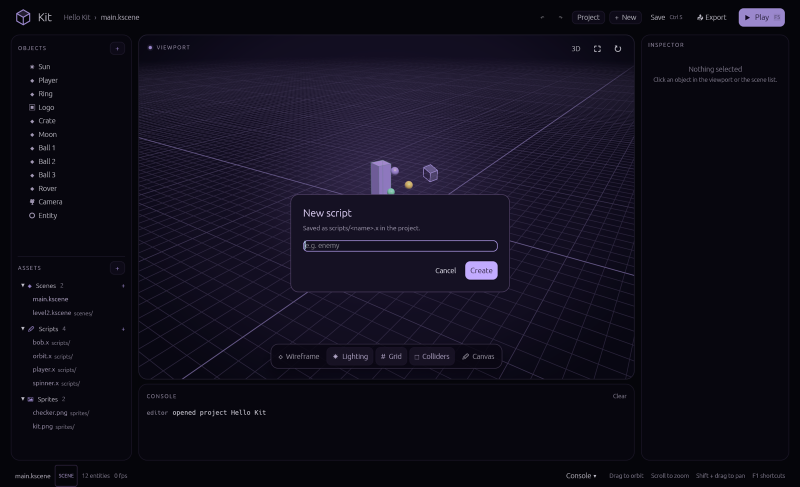
#> input picture documentation/src/assets/new-script.png, 1600 x 973 px, given in place of kit-logo.png, which was not available (shown at 1/2 size)
$ python make_icons.py ../documentation/src/assets/new-script.png
#> lines starting #> are read from the running program, lines starting #| are printed output that depends on the picture
"""Generate Kit's icon set and the example sprite (run: python3 packaging/make_icons.py)."""
import sys
from pathlib import Path
from PIL import Image, ImageDraw

ROOT = Path(__file__).resolve().parent.parent


def main():
    icons = ROOT / "packaging" / "icons"
    icons.mkdir(parents=True, exist_ok=True)
    with Image.open(ROOT / "docs" / "kit-logo.png") as artwork:
#> artwork is the input picture: PIL image 1600x973 RGB; mean R, G, B 16.6, 13.9, 27.3
        master = artwork.convert("RGBA")
    big = master.resize((1024, 1024), Image.LANCZOS)
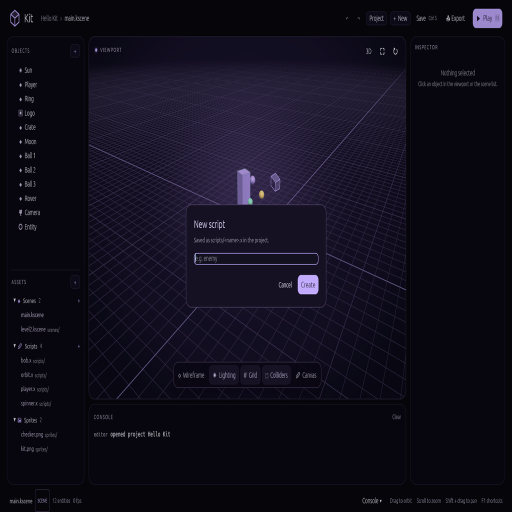
#> big: PIL image 1024x1024 RGBA (shown at 1/2 size); mean R, G, B, A 16.7, 14, 27.3, 255
    for n in (16, 32, 48, 64, 128, 256, 512):
        master.resize((n, n), Image.LANCZOS).save(icons / f"kit-{n}.png")
#> this loop made 7 passes
#> pass 1, in main, `master.resize((n, n), Image.LANCZOS).save(icons / f"kit-{n}.png")`:
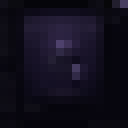
#> saved as kit-16.png: PIL image 16x16 RGBA (shown 8 times larger); mean R, G, B, A 16.8, 14, 27.5, 255
    big.save(icons / "kit.png")
    big.save(icons / "kit.ico", sizes=[(16, 16), (24, 24), (32, 32), (48, 48), (64, 64), (128, 128), (256, 256)])
    big.save(icons / "kit.icns")
    for path, size in (
        ("documentation/public/favicon.png", 64),
        ("documentation/src/assets/icon.png", 256),
        ("site/dist/assets/icon.png", 256),
    ):
        master.resize((size, size), Image.LANCZOS).save(ROOT / path)
#> this loop made 3 passes
#> pass 1, in main, `master.resize((size, size), Image.LANCZOS).save(ROOT / path)`:
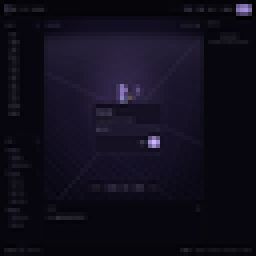
#> saved as favicon.png: PIL image 64x64 RGBA (shown 4 times larger); mean R, G, B, A 16.6, 13.9, 27.3, 255

    # The standalone mark uses the same artwork with the dark tile removed.
    red = master.getchannel("R")
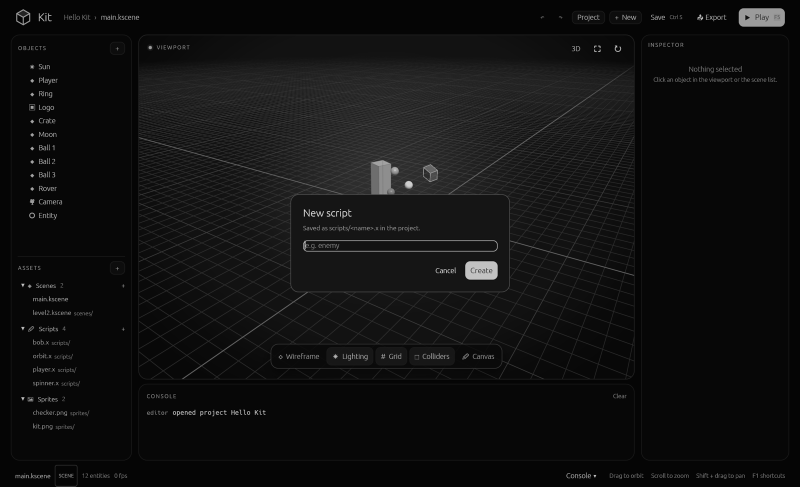
#> red: PIL image 1600x973 L (shown at 1/2 size); min 0, max 247, mean 16.6
    mask = red.point(lambda value: max(0, min(255, round((value - 60) * 255 / 125))))
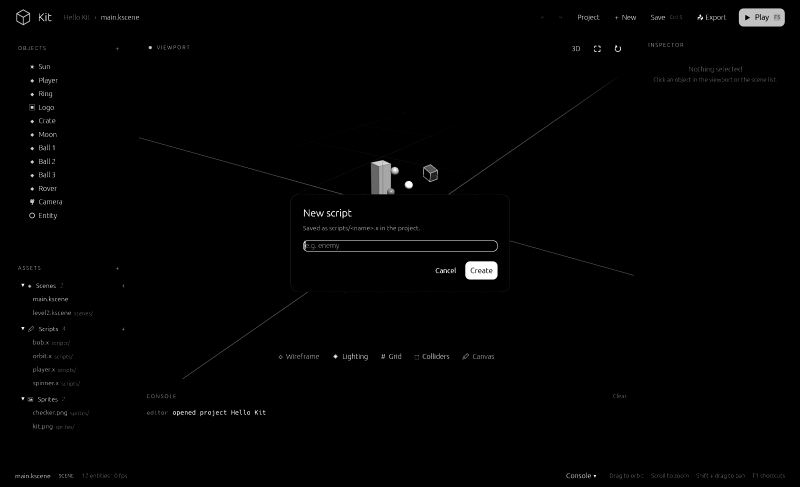
#> mask: PIL image 1600x973 L (shown at 1/2 size); min 0, max 255, mean 2.3
    mark = master.copy()
    mark.putalpha(mask)
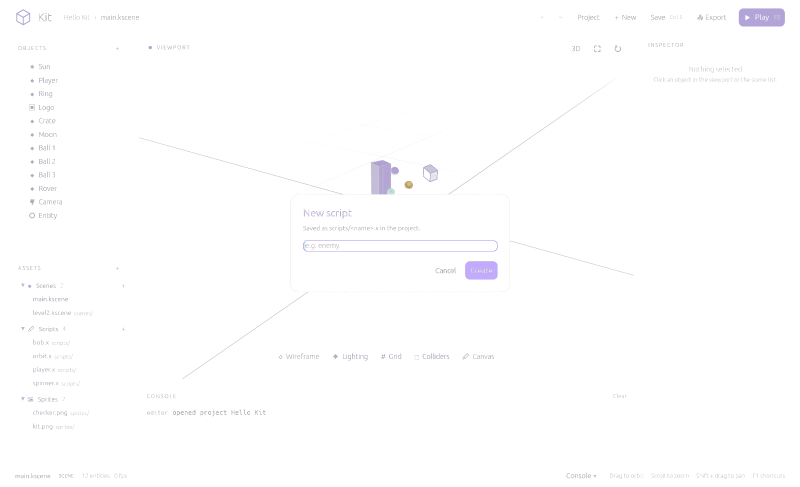
#> mark: PIL image 1600x973 RGBA (shown at 1/2 size); mean R, G, B, A 16.6, 13.9, 27.3, 2.3; transparent parts drawn white
    mark = mark.crop(mask.getbbox())
#> mark: PIL image 1539x942 RGBA
    mark = mark.resize((492, 492), Image.LANCZOS)
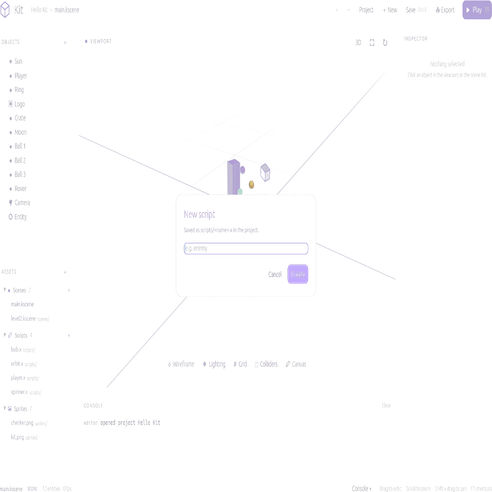
#> mark: PIL image 492x492 RGBA; mean R, G, B, A 7.1, 6.4, 8.8, 2.6; transparent parts drawn white
    tile = Image.new("RGBA", (512, 512))
#> tile: PIL image 512x512 RGBA; every value is 0
    tile.paste(mark, (10, 10))
    tile.save(icons / "kit-mark.png")

    if "--examples" not in sys.argv:
        print("icons written to", icons)
        return
    tile.resize((256, 256), Image.LANCZOS).save(ROOT / "examples" / "hello" / "sprites" / "kit.png")
    # A small checker texture for models.
    t = Image.new("RGBA", (128, 128))
    td = ImageDraw.Draw(t)
    for y in range(8):
        for x in range(8):
            col = (230, 222, 255, 255) if (x + y) % 2 == 0 else (150, 128, 220, 255)
            td.rectangle([x * 16, y * 16, x * 16 + 15, y * 16 + 15], fill=col)
    t.save(ROOT / "examples" / "hello" / "sprites" / "checker.png")
    print("icons written to", icons)


if __name__ == "__main__":
    main()

$ run again, on documentation/src/assets/physics.png
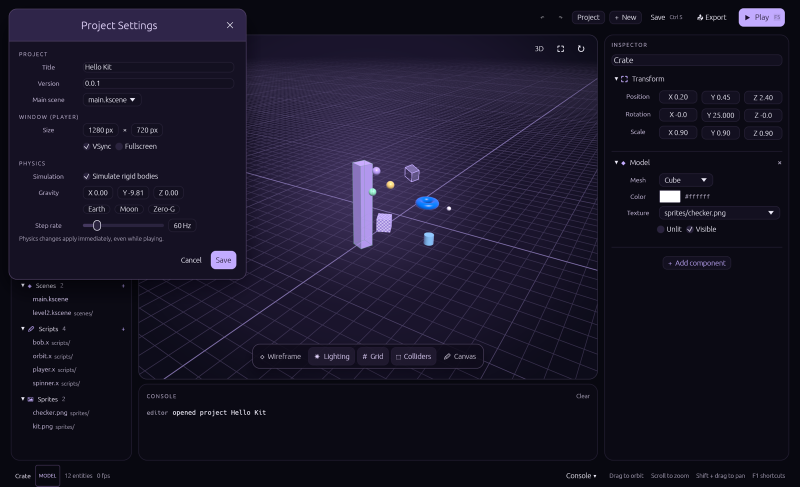
#> input picture documentation/src/assets/physics.png, 1600 x 973 px, given in place of kit-logo.png, which was not available (shown at 1/2 size)
#> in main, artwork is the input picture: PIL image 1600x973 RGB; mean R, G, B 24.8, 21.2, 38.9
#> in main, `mark = mark.crop(mask.getbbox())`:
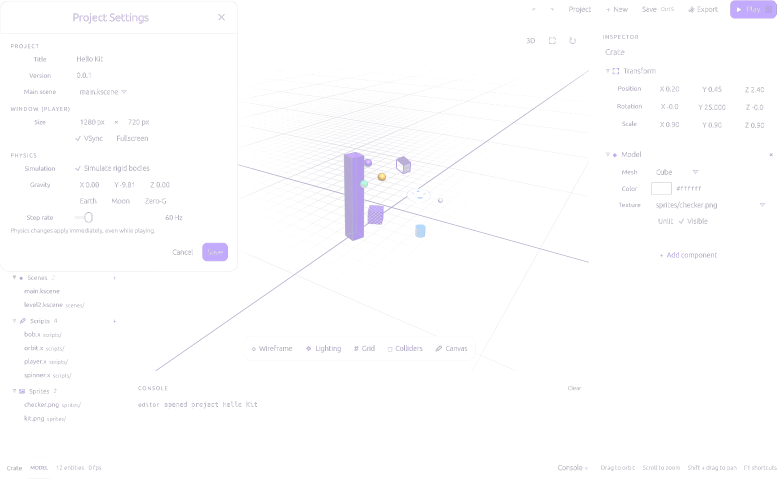
#> mark: PIL image 1553x957 RGBA (shown at 1/2 size); mean R, G, B, A 25.6, 21.8, 40, 5; transparent parts drawn white
#> in main, `tile.paste(mark, (10, 10))`:
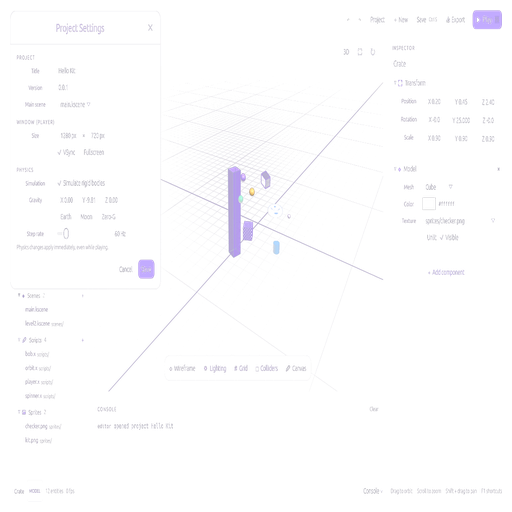
#> tile: PIL image 512x512 RGBA; mean R, G, B, A 13.2, 12.1, 17, 4.8; transparent parts drawn white

$ run again, on documentation/src/assets/script-editor.png
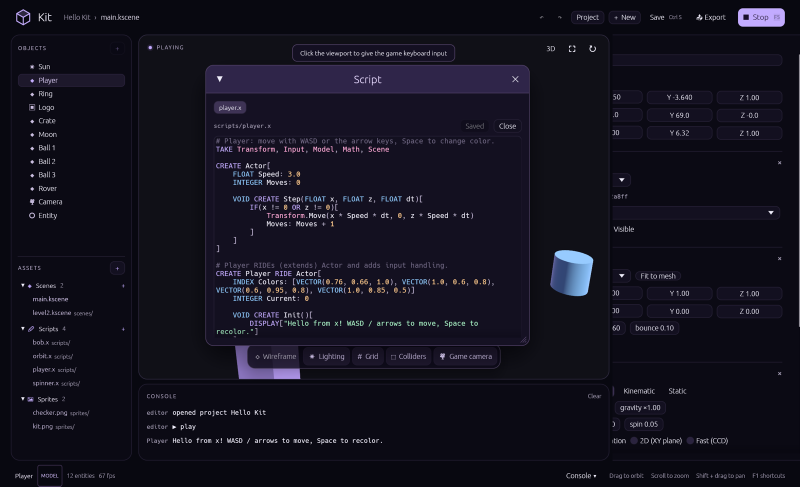
#> input picture documentation/src/assets/script-editor.png, 1600 x 973 px, given in place of kit-logo.png, which was not available (shown at 1/2 size)
#> in main, artwork is the input picture: PIL image 1600x973 RGB; mean R, G, B 19.5, 17.9, 30.3
#> in main, `mark = mark.crop(mask.getbbox())`:
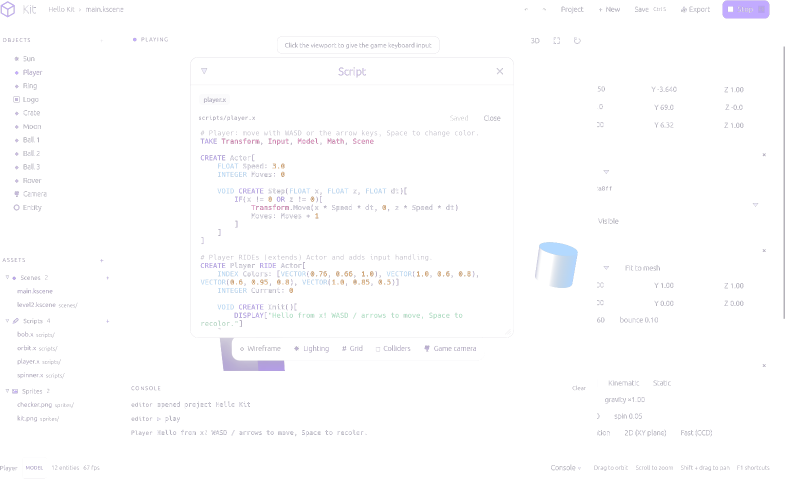
#> mark: PIL image 1569x957 RGBA (shown at 1/2 size); mean R, G, B, A 19.9, 18.2, 30.8, 5.4; transparent parts drawn white
#> in main, `tile.paste(mark, (10, 10))`:
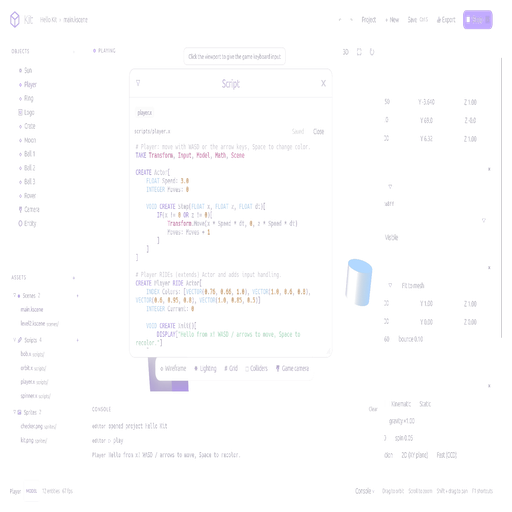
#> tile: PIL image 512x512 RGBA; mean R, G, B, A 15, 14.7, 17.3, 5.2; transparent parts drawn white
